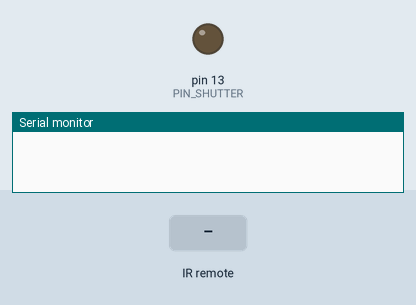
This sketch was run on a simulated Arduino Uno, built with avr-gcc and run on an emulated ATmega328P. Shown: output pins drawn as LEDs (lit = HIGH), the last lines printed to the serial monitor. Inputs (shaded band) come from the test bench.

Above: at 1.2 s.
1.3 s: infrared code 0xFFA25D received
At 2.0 s:
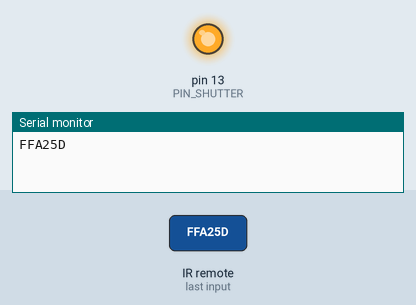
4.0 s: infrared code 0xFF22DD received
5.5 s: infrared code 0x52A3D41F received
At 6.4 s:
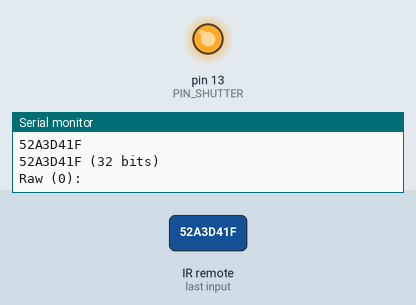
Timing chart, 0 to 8.5 s (numbered marks = the images above; inputs shaded):
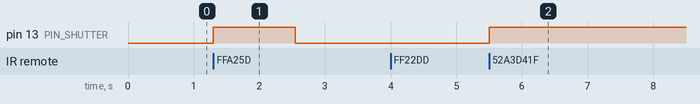

Measured:
- after the input at 1.3 s, pin 13 (PIN_SHUTTER): LOW → HIGH at once, → LOW 1.3 s later
- after the input at 5.5 s, pin 13 (PIN_SHUTTER): LOW → HIGH at once

The sketch:

DSLRController.ino
```cpp
#include "global.h"
#include <IRremote.h>

// setup our IR receiver
IRrecv irrecv(PIN_IR);
decode_results results;

// define controller vars
String CONTROLLER_MODE = MODE_MANUAL;
int SHUTTER_DEALAY = 1250;
boolean SHUTTER_OPEN = false;

void toggleShutter() {
  SHUTTER_OPEN = true;
  analogWrite(PIN_SHUTTER, 255);
  delay(SHUTTER_DEALAY);
  analogWrite(PIN_SHUTTER, 0);
  SHUTTER_OPEN = false;
}

void setup() {
  Serial.begin(9600);
  irrecv.enableIRIn();
  pinMode(PIN_SHUTTER, OUTPUT);
}

void handleIR(decode_results *results) {
  switch (results->value) {

    // manual shutter (quick snapshot)
    case 0xFFA25D:
      toggleShutter();
    break;

    // play/pause button will permit different functionality
    case 0xFF22DD:
    case 0x52A3D41F:
      // if we're in manual mode, let's open or close the shutter for bulb mode
      if (CONTROLLER_MODE == MODE_MANUAL) {
        SHUTTER_OPEN = !SHUTTER_OPEN;
        analogWrite(PIN_SHUTTER, SHUTTER_OPEN ? 0 : 255);

      // if we're in countdown mode, let's pause or start the countdown
      } else if (CONTROLLER_MODE == MODE_COUNTDOWN) {
        // TODO
      }
    break;
  }

  int count = results->rawlen;
  Serial.print(results->value, HEX);
  Serial.print(" (");
  Serial.print(results->bits, DEC);
  Serial.println(" bits)");
  Serial.print("Raw (");
  Serial.print(count, DEC);
  Serial.print("): ");

  for (int i = 1; i < count; i++) {
    if (i & 1) {
      Serial.print(results->rawbuf[i]*USECPERTICK, DEC);
    }
    else {
      Serial.write('-');
      Serial.print((unsigned long) results->rawbuf[i]*USECPERTICK, DEC);
    }
    Serial.print(" ");
  }
  Serial.println();
}

void loop() {
  if (irrecv.decode(&results)) {
    Serial.println(results.value, HEX);
    handleIR(&results);
    irrecv.resume(); // Receive the next value
  }
}
```

global.h
```cpp
#define MODE_MANUAL "manual"
#define MODE_COUNTDOWN "countdown"
#define MODE_LIGHT "light"

#define PIN_SHUTTER 13
#define PIN_FOCUS   12
#define PIN_IR      11
```
